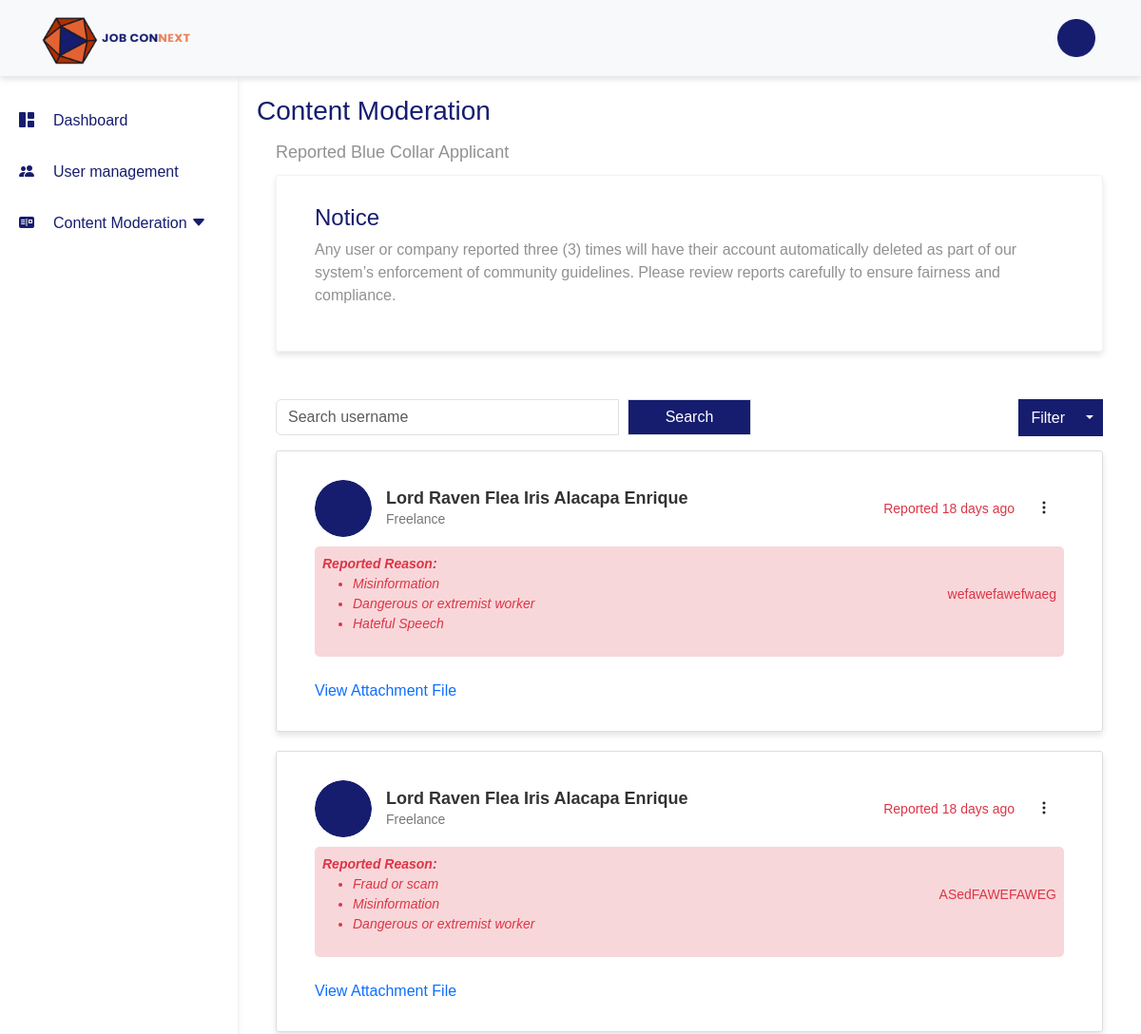
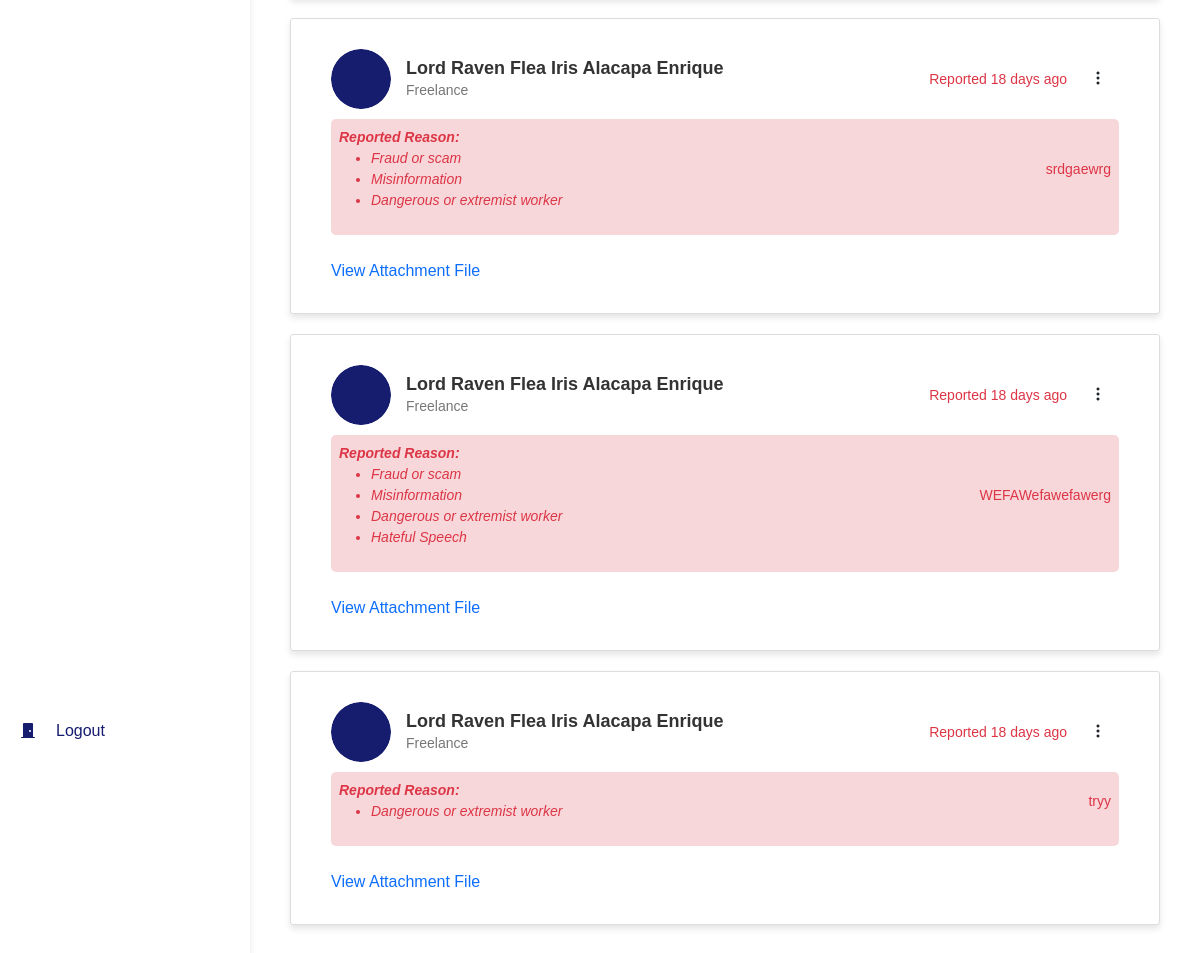
The page /AdminPortal/reportapplicant.php on the database its author committed (2 pictures, top to bottom).
### tables this page shows
CREATE TABLE `tbl_report_records` (
  `user_id` int(11) NOT NULL,
  `report_id` int(11) NOT NULL,
  `user_reported` int(11) NOT NULL,
  `job_post_id` int(11) DEFAULT NULL,
  `violation` text NOT NULL,
  `description` text NOT NULL,
  `fileName` varchar(50) NOT NULL,
  `filePath` varchar(25) NOT NULL DEFAULT 'uploads/reports',
  `date` timestamp NOT NULL DEFAULT current_timestamp() ON UPDATE current_timestamp()
);

CREATE TABLE `tbl_worker_information` (
  `id` int(10) NOT NULL,
  `worker_id` int(10) NOT NULL,
  `firstname` varchar(20) NOT NULL,
  `middlename` varchar(20) NOT NULL,
  `lastname` varchar(20) NOT NULL,
  `profile` blob DEFAULT NULL,
  `phone_no` varchar(20) NOT NULL,
  `bio` varchar(50) NOT NULL,
  `year_experience` int(11) NOT NULL,
  `country` varchar(20) NOT NULL,
  `city` varchar(20) NOT NULL,
  `region` varchar(20) NOT NULL,
  `province` varchar(20) NOT NULL,
  `barangay` varchar(20) NOT NULL,
  `postalcode` varchar(20) NOT NULL,
  `workerAbout` varchar(25) NOT NULL,
  `nationality` varchar(25) NOT NULL,
  `civilStatus` varchar(25) NOT NULL,
  `birthDate` date DEFAULT NULL,
  `address` varchar(25) NOT NULL
);

### AdminPortal/component/reportedWorker.php (the view)
<?php
include '../db_con/db_connection.php';
$worker_reportedQRY = "
    SELECT
        r.report_id,
        r.user_reported,
        r.violation,
        r.description,
        r.fileName,
        r.filePath,
        r.date,
        w.firstname,
        w.middlename,
        w.lastname
    FROM tbl_report_records AS r
    JOIN tbl_worker_information AS w ON r.user_reported = w.worker_id
    WHERE r.job_post_id = 0
";
$worker_report = mysqli_query($conn, $worker_reportedQRY);
while ($row = mysqli_fetch_assoc($worker_report)) {
    $fullname = $row['firstname'] . ' ' . $row['middlename'] . ' ' . $row['lastname'];
    $violations = json_decode($row['violation'], true);
    $description = $row['description'];
    $fileName = $row['fileName'];
    $filePath = $row['filePath'];
    $date = $row['date'];
    $now = new DateTime();
    $posted_date = new DateTime($date);
    $days_passed = $posted_date->diff($now)->days;
?>
    <div class="post-card">
        <div class="post-header">
            <div class="profile-info">
                <img src="./imgforadmin/adminprofile.png" alt="Profile Image" class="profile-img">
                <div class="profile-details">
                    <h4><?= htmlspecialchars($fullname) ?></h4>
                    <p class="freelance-info">Freelance</p>
                </div>
            </div>
            <div class="post-menu">
                <span class="reported-time">Reported <?= $days_passed ?> day<?= $days_passed != 1 ? 's' : '' ?> ago</span>
                <button class="btn btn-menu">
                    <i class="bi bi-three-dots-vertical"></i>
                </button>
            </div>
        </div>
        <div class="reported-reason">
            <span class="reason-text"><strong>Reported Reason:</strong><?php
                                        if (is_array($violations)) {
                                            echo "<ul class='violation-list'>";
                                            foreach ($violations as $violation) {
                                                echo "<li>" . htmlspecialchars($violation) . "</li>";
                                            }
                                            echo "</ul>";
                                        } else {
                                            echo "<p>No violations listed or format invalid.</p>";
                                        } ?></span>
            <p class="reason-description"><?= nl2br(htmlspecialchars($description)) ?></p>
        </div><br>
        <?php if (!empty($fileName) && !empty($filePath)) : ?>
            <div class="report-attachment">
                <a href="../<?= htmlspecialchars($filePath."/".$fileName) ?>" target="_blank" style="text-decoration: none;">View Attachment File</a>
            </div>
        <?php endif; ?>
    </div>
<?php
}
?>

### AdminPortal/contentmoderation/contentmoderation.css (style rules this page uses)
.post-card { max-width: 1000px; border: 1px solid #dddddd; border-radius: 3px; padding: 30px 40px; background-color: var(--white); box-shadow: 0 4px 6px rgba(0, 0, 0, 0.1); margin-bottom: 20px; font-family: Arial, sans-serif; }
.post-header { display: flex; justify-content: space-between; align-items: center; margin-bottom: 10px; }
.profile-info { display: flex; align-items: center; gap: 15px; }
.profile-img { width: 60px; height: 60px; border-radius: 50%; object-fit: cover; }
.profile-details h4 { margin: 0; font-size: 18px; font-weight: bold; color: #333; }
.profile-details .freelance-info { margin: 0; font-size: 14px; color: #777; }
.post-menu { display: flex; align-items: center; gap: 10px; }
.reported-time { font-size: 14px; color: #dc3545; }
.reported-reason { background-color: #f8d7da; color: #dc3545; padding: 8px; margin-top: 10px; border-radius: 5px; font-size: 14px; display: flex; justify-content: space-between; align-items: center; }
.reason-text { font-style: italic; }

### AdminPortal/adminStyleComponents/AdminLandingPage.css (style rules this page uses)
:root { --darkblue: #161D6F; --lightblue: #3679FE; --orange: #E46232; --white: #ffffff; --dwhite: #919191; }

### rows shown on the page
tbl_report_records: tbl_worker_information.firstname+middlename+lastname "Lord Raven Flea Iris Alacapa Enrique", violation "Misinformation", violation "Dangerous or extremist worker", violation "Hateful Speech", description "wefawefawefwaeg"
tbl_report_records: tbl_worker_information.firstname+middlename+lastname "Lord Raven Flea Iris Alacapa Enrique", violation "Fraud or scam", violation "Misinformation", violation "Dangerous or extremist worker", description "ASedFAWEFAWEG"
tbl_report_records: tbl_worker_information.firstname+middlename+lastname "Lord Raven Flea Iris Alacapa Enrique", violation "Fraud or scam", violation "Misinformation", violation "Dangerous or extremist worker", description "srdgaewrg"
tbl_report_records: tbl_worker_information.firstname+middlename+lastname "Lord Raven Flea Iris Alacapa Enrique", violation "Fraud or scam", violation "Misinformation", violation "Dangerous or extremist worker", violation "Hateful Speech", description "WEFAWefawefawerg"
tbl_report_records: tbl_worker_information.firstname+middlename+lastname "Lord Raven Flea Iris Alacapa Enrique", violation "Dangerous or extremist worker", description "tryy"
